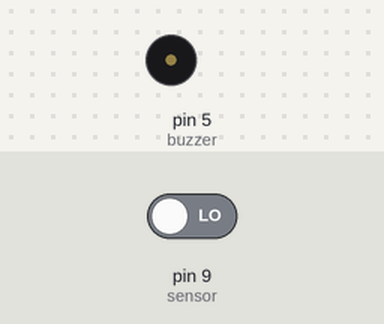
A sketch run on a simulated Arduino Uno, built with avr-gcc and run on an emulated ATmega328P. On the bench: buzzer (waves = sounding, pin HIGH). The inputs (shaded band) are chosen by the test bench; at power-on: pin 9 (sensor) LOW.

Above: at 1.2 s.
1.3 s: pin 9 (sensor) driven HIGH
At 2.0 s:
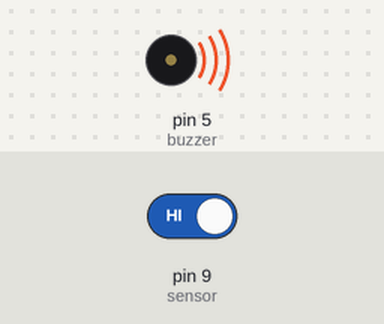
2.8 s: pin 9 (sensor) driven LOW
At 3.2 s:
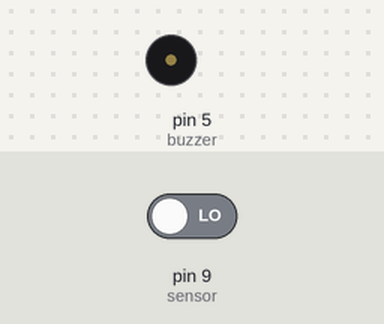
Timing chart, 0 to 5.8 s (numbered marks = the images above; inputs shaded):
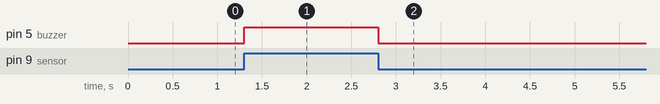

Measured:
- after the input at 1.3 s, pin 5 (buzzer): LOW → HIGH at once
- after the input at 2.8 s, pin 5 (buzzer): HIGH → LOW at once

The sketch:

siuu.ino
```cpp
int sensor=9;
int buzzer=5;
void setup(){
pinMode(sensor,INPUT);
pinMode(buzzer,OUTPUT);
}
void loop(){
if(digitalRead(sensor)==HIGH){
digitalWrite(buzzer,HIGH);
}
else{
digitalWrite(buzzer,LOW);
}
}
```
